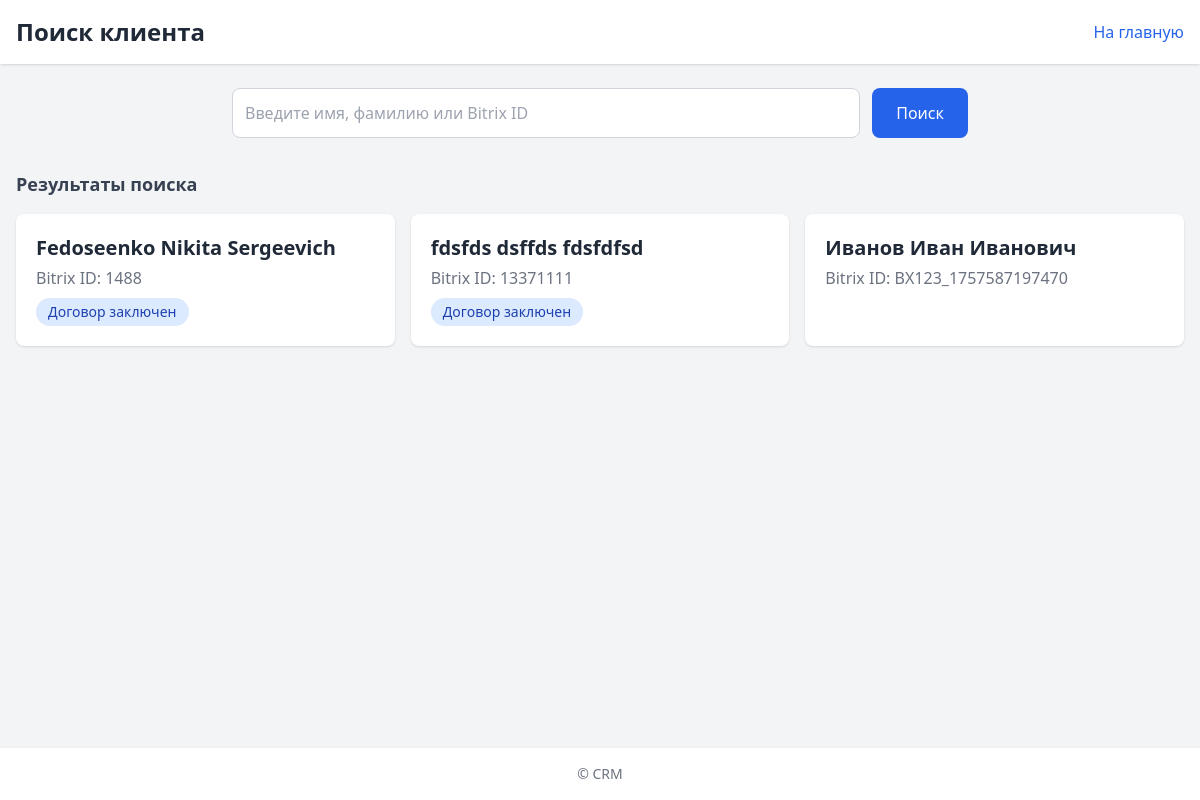
The app's page /client_search/, older data.
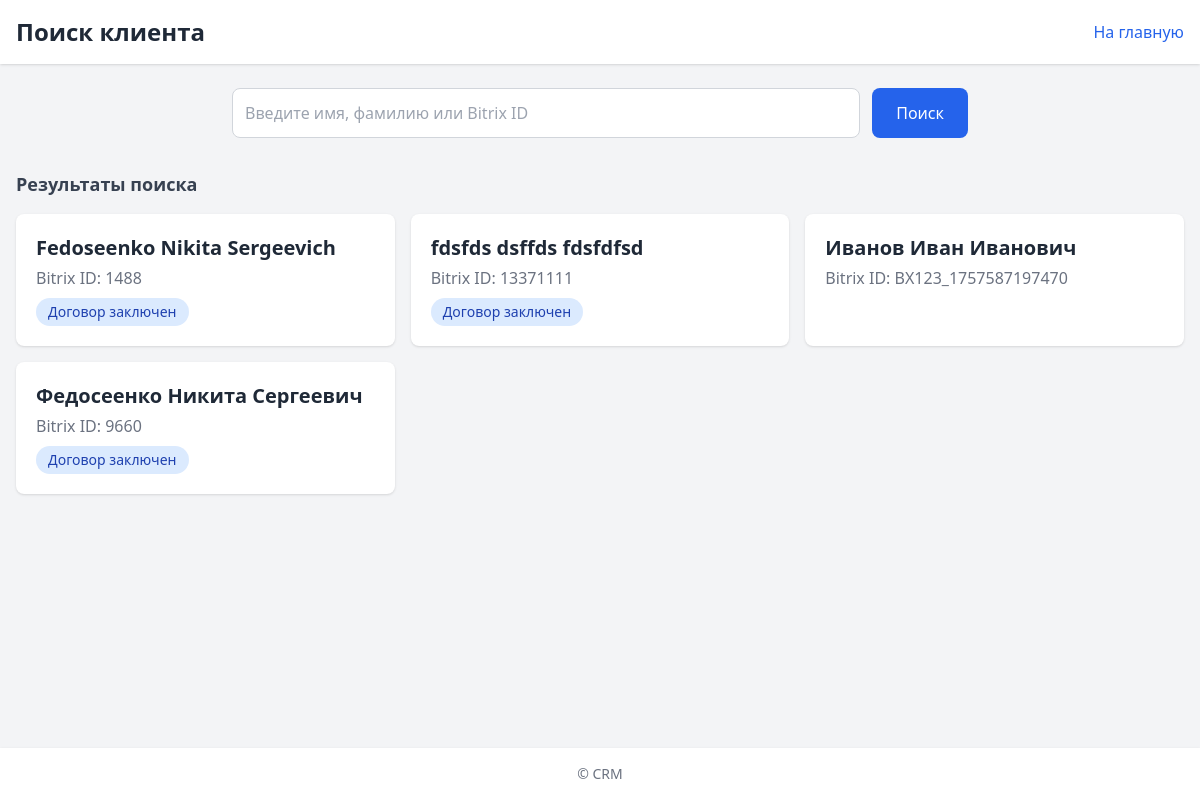
The same page, newer data.
### clients/models.py (models this page shows, shortened)
class Client(models.Model):
    user = models.OneToOneField(User, on_delete=models.CASCADE, related_name='client')
    name = models.CharField(max_length=100)
    surname = models.CharField(max_length=100)
    middlename = models.CharField(max_length=100, blank=True, null=True)
    bitrix_id = models.CharField(max_length=255, null=True, blank=True)
    stage = models.ForeignKey("StageTemplate", on_delete=models.SET_NULL, null=True, blank=True)
    referral_code = models.UUIDField(default=uuid.uuid4, unique=True, editable=False)
    need_stage_popup = models.BooleanField(
        default=False,
        help_text="Нужно ли показать попап при входе"
    )
    stage_popup_shown = models.BooleanField(
        default=False,
        help_text="Попап показан и закрыт пользователем"
    )
    class Meta:
        constraints = [
            models.UniqueConstraint(
                fields=['bitrix_id'],
                condition=~Q(bitrix_id=None),
                name='unique_bitrix_id_not_null'
            )
        ]

class StageTemplate(models.Model):
    name = models.CharField(max_length=100, unique=True)
    order = models.PositiveIntegerField(default=0)
    slug = models.SlugField(max_length=100, unique=True, blank=True, null=True)
    description = models.TextField(blank=True, null=True)  # описание стадии
    class Meta:
        ordering = ['order']

### payments/views.py (the view)
# urls.py: path('client_search/', client_search_view, name='client_search'),
@csrf_exempt
def client_search_view(request):
    q = (request.GET.get('q') or '').strip().lower()
    if q:
        results = [
            client for client in Client.objects.all()
            if (
                (client.name and q in client.name.lower()) or
                (client.surname and q in client.surname.lower()) or
                (client.middlename and q in client.middlename.lower()) or
                (client.bitrix_id and q in str(client.bitrix_id).lower())
            )
        ]
    else:
        results = Client.objects.all().order_by('surname', 'name')
    return render(request, 'client_search.html', {
        'query': q,
        'results': results
    })

### payments/templates/client_search.html (shortened to what this page needs)
{% load static %}
<!DOCTYPE html>
<html lang="ru">
<head>
    <script src="https://cdn.tailwindcss.com"></script>
</head>
<body class="bg-gray-100 min-h-screen flex flex-col">
    <header class="bg-white shadow p-4">
        <div class="max-w-7xl mx-auto flex items-center justify-between">
            <h1 class="text-2xl font-bold text-gray-800">Поиск клиента</h1>
            <a href="/" class="text-blue-600 hover:underline">На главную</a>
        </div>
    </header>
    <section class="max-w-3xl mx-auto mt-6 w-full px-4">
        <form method="get" action="{% url 'client_search' %}" class="flex flex-col sm:flex-row gap-3">
            <input
                type="text"
                name="q"
                value="{{ query }}"
                placeholder="Введите имя, фамилию или Bitrix ID"
                class="flex-1 p-3 rounded-lg border border-gray-300 focus:outline-none focus:ring-2 focus:ring-blue-500"
            >
            <button
                type="submit"
                class="bg-blue-600 text-white px-6 py-3 rounded-lg hover:bg-blue-700 transition duration-200"
            >
                Поиск
            </button>
        </form>
    </section>
    <section class="max-w-7xl mx-auto mt-8 w-full px-4 flex-1">
        {% if results %}
            <h2 class="text-lg font-semibold text-gray-700 mb-4">Результаты поиска</h2>
            <div class="grid gap-4 sm:grid-cols-2 lg:grid-cols-3">
                {% for client in results %}
                    <a href="{% url 'client_admin_view' client.id %}"
                       class="bg-white p-5 rounded-lg shadow hover:shadow-lg transition duration-200 block">
                        <h3 class="text-xl font-bold text-gray-800">
                            {{ client.surname }} {{ client.name }}{% if client.middlename %} {{ client.middlename }}{% endif %}
                        </h3>
                        <p class="text-gray-500 mt-1">Bitrix ID: {{ client.bitrix_id }}</p>
                        {% if client.stage %}
                            <p class="mt-2 text-sm bg-blue-100 text-blue-800 px-3 py-1 rounded-full w-fit">
                                {{ client.stage.name }}
                            </p>
                        {% endif %}
                    </a>
                {% endfor %}
            </div>
        {% elif query %}
            <p class="text-gray-500 mt-4">Ничего не найдено</p>
        {% endif %}
    </section>
    <footer class="bg-white shadow mt-10 p-4 text-center text-gray-500 text-sm">
        © {{ now|date:"Y" }} CRM
    </footer>
</body>
</html>

Row changes from the older to the newer data that the page shows:
added Client: surname "Федосеенко", name "Никита", middlename "Сергеевич", bitrix_id "9660", stage.name "Договор заключен"
